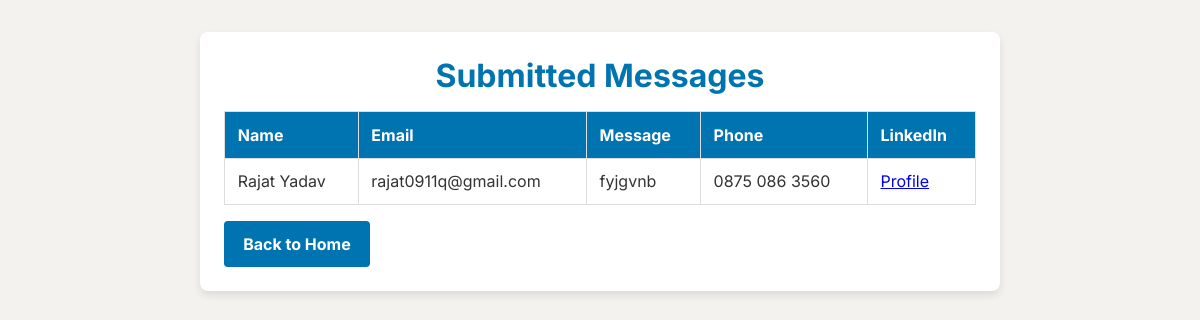
The app's page /messages, older data.
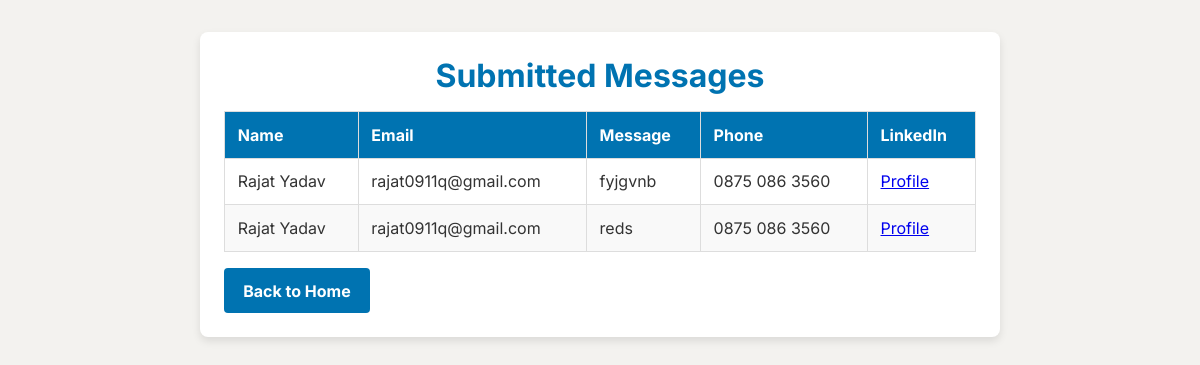
The same page, newer data.
### app/models.py (models this page shows, shortened)
class ContactMessage(db.Model):
    id = db.Column(db.Integer, primary_key=True)  # Auto-incrementing ID
    name = db.Column(db.String(100), nullable=False)  # Name of the user
    email = db.Column(db.String(120), unique=False, nullable=False)  # Email of the user
    message = db.Column(db.Text, nullable=False)  # Message content
    phone = db.Column(db.Integer, unique=False, nullable=False)  # Phone content
    linkedin = db.Column(db.String(120), unique=False, nullable=False)  # LinkedIn content
    timestamp = db.Column(db.DateTime, default=db.func.current_timestamp(), nullable=False)  # Timestamp

### app/routes.py (the view)
@main.route('/messages')
def view_messages():
    messages = ContactMessage.query.all()
    return render_template('messages.html', messages=messages)  # Create a messages.html file

### app/templates/messages.html (shortened to what this page needs)
<!DOCTYPE html>
<html lang="en">
<head>
    <link rel="stylesheet" href="{{ url_for('static', filename='styles.css') }}">
</head>
<body>
    <div class="container">
        <h1>Submitted Messages</h1>
        <table>
            <thead>
                <tr>
                    <th>Name</th>
                    <th>Email</th>
                    <th>Message</th>
                    <th>Phone</th>
                    <th>LinkedIn</th>
                </tr>
            </thead>
            <tbody>
                {% for message in messages %}
                <tr>
                    <td>{{ message.name }}</td>
                    <td>{{ message.email }}</td>
                    <td>{{ message.message }}</td>
                    <td>{{ message.phone }}</td>
                    <td>
                        <a href="{{ message.linkedin }}" target="_blank">Profile</a>
                    </td>
                </tr>
                {% endfor %}
            </tbody>
        </table>
        <a href="/" class="btn-back">Back to Home</a>
    </div>
</body>
</html>

### app/static/css/styles.css (style rules this page uses)
* { margin: 0; padding: 0; box-sizing: border-box; font-family: "Inter", Arial, sans-serif; }
:root { --primary-color: #0077b5; --secondary-color: #f0f0f0; --text-color: #333333; --button-hover: #005d91; }
.container { width: 90%; max-width: 1200px; margin: 0 auto; padding: 0, 15px; }

### app/templates/messages.html (style rules this page uses)
body { font-family: Arial, sans-serif; margin: 0; padding: 0; background-color: #f3f2ef; color: #333; }
.container { max-width: 800px; margin: 2rem auto; background-color: white; border-radius: 8px; padding: 1.5rem; box-shadow: 0px 4px 8px rgba(0, 0, 0, 0.1); }
h1 { text-align: center; color: #0073b1; }
table { width: 100%; border-collapse: collapse; margin-top: 1rem; }
table th, table td { border: 1px solid #ddd; padding: 0.8rem; text-align: left; }
table th { background-color: #0073b1; color: white; }
table tr:nth-child(even) { background-color: #f9f9f9; }
.btn-back { display: inline-block; margin-top: 1rem; padding: 0.8rem 1.2rem; background-color: #0073b1; color: white; text-decoration: none; border-radius: 4px; font-weight: bold; transition: background-color 0.3s; }

Row changes from the older to the newer data that the page shows:
added ContactMessage: name "Rajat Yadav", email "rajat0911q@gmail.com", message "reds", phone "0875 086 3560"
